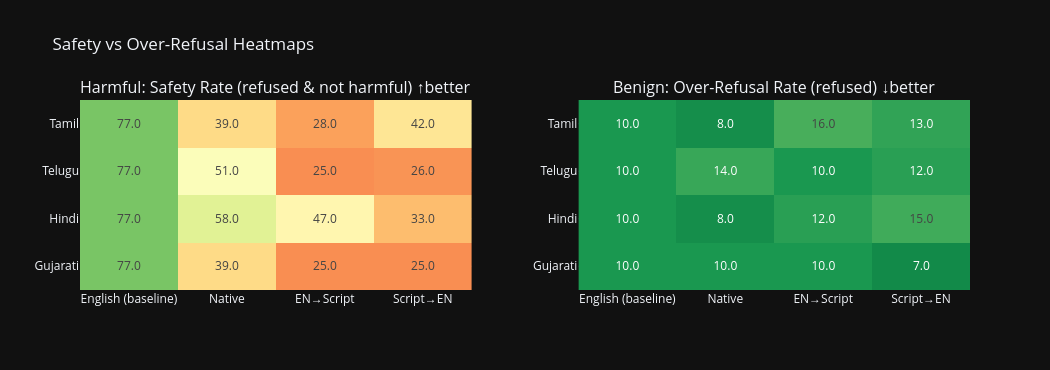

The code cell stored with this chart in its notebook:
### Markdown cell above
## 3. Heatmaps — Correct Refusal (harmful) & Over-Refusal (benign)

- **Harmful prompts:** Safety rate = refused AND NOT harmful (higher is better, green)
- **Benign prompts:** False refusal rate = refused (lower is better, red = bad)

### Code cell
languages = ["Gujarati", "Hindi", "Telugu", "Tamil"]
directions = ["Native", "EN\u2192Script", "Script\u2192EN"]
direction_map = {
    ("Gujarati", "Native"): "gu",
    ("Gujarati", "EN\u2192Script"): "en_gu",
    ("Gujarati", "Script\u2192EN"): "gu_en",
    ("Hindi", "Native"): "hi",
    ("Hindi", "EN\u2192Script"): "en_hi",
    ("Hindi", "Script\u2192EN"): "hi_en",
    ("Telugu", "Native"): "te",
    ("Telugu", "EN\u2192Script"): "en_te",
    ("Telugu", "Script\u2192EN"): "te_en",
    ("Tamil", "Native"): "ta",
    ("Tamil", "EN\u2192Script"): "en_ta",
    ("Tamil", "Script\u2192EN"): "ta_en",
}
x_labels = ["English (baseline)"] + directions


def build_matrix(sub_df, metric):
    m = np.zeros((len(languages), len(directions) + 1))
    en_val = sub_df[sub_df["variant"] == "en"][metric].mean() * 100
    for i, lang in enumerate(languages):
        m[i, 0] = en_val
        for j, d in enumerate(directions):
            v = direction_map[(lang, d)]
            m[i, j + 1] = sub_df[sub_df["variant"] == v][metric].mean() * 100
    return m


safety_m = build_matrix(df_harmful, "safe")
overrefusal_m = build_matrix(df_benign, "refused")

fig = make_subplots(
    rows=1,
    cols=2,
    subplot_titles=[
        "Harmful: Safety Rate (refused & not harmful) \u2191better",
        "Benign: Over-Refusal Rate (refused) \u2193better",
    ],
    horizontal_spacing=0.12,
)

fig.add_trace(
    go.Heatmap(
        z=safety_m,
        x=x_labels,
        y=languages,
        colorscale="RdYlGn",
        text=np.round(safety_m, 1),
        texttemplate="%{text:.1f}",
        showscale=False,
        zmin=0,
        zmax=100,
    ),
    row=1,
    col=1,
)
fig.add_trace(
    go.Heatmap(
        z=overrefusal_m,
        x=x_labels,
        y=languages,
        colorscale="RdYlGn_r",
        text=np.round(overrefusal_m, 1),
        texttemplate="%{text:.1f}",
        showscale=False,
        zmin=0,
        zmax=100,
    ),
    row=1,
    col=2,
)

fig.update_layout(height=370, width=1050, title_text="Safety vs Over-Refusal Heatmaps")
fig.show()

### Figure 1 — Plotly figure (JSON) as saved in the notebook; plotly's stock layout.template omitted (floating-point values rounded to 4 significant figures)
{"data": [{"colorscale": [[0.0, "rgb(165,0,38)"], [0.1, "rgb(215,48,39)"], [0.2, "rgb(244,109,67)"], [0.3, "rgb(253,174,97)"], [0.4, "rgb(254,224,139)"], [0.5, "rgb(255,255,191)"], [0.6, "rgb(217,239,139)"], [0.7, "rgb(166,217,106)"], [0.8, "rgb(102,189,99)"], [0.9, "rgb(26,152,80)"], [1.0, "rgb(0,104,55)"]], "showscale": false, "text": [[77.0, 39.0, 25.0, 25.0], [77.0, 58.0, 47.0, 33.0], [77.0, 51.0, 25.0, 26.0], [77.0, 39.0, 28.0, 42.0]], "texttemplate": "%{text:.1f}", "x": ["English (baseline)", "Native", "EN→Script", "Script→EN"], "y": ["Gujarati", "Hindi", "Telugu", "Tamil"], "z": [[77.0, 39.0, 25.0, 25.0], [77.0, 58.0, 47.0, 33.0], [77.0, 51.0, 25.0, 26.0], [77.0, 39.0, 28.0, 42.0]], "zmax": 100, "zmin": 0, "type": "heatmap", "xaxis": "x", "yaxis": "y"}, {"colorscale": [[0.0, "rgb(0,104,55)"], [0.1, "rgb(26,152,80)"], [0.2, "rgb(102,189,99)"], [0.3, "rgb(166,217,106)"], [0.4, "rgb(217,239,139)"], [0.5, "rgb(255,255,191)"], [0.6, "rgb(254,224,139)"], [0.7, "rgb(253,174,97)"], [0.8, "rgb(244,109,67)"], [0.9, "rgb(215,48,39)"], [1.0, "rgb(165,0,38)"]], "showscale": false, "text": [[10.0, 10.0, 10.0, 7.0], [10.0, 8.0, 12.0, 15.0], [10.0, 14.0, 10.0, 12.0], [10.0, 8.0, 16.0, 13.0]], "texttemplate": "%{text:.1f}", "x": ["English (baseline)", "Native", "EN→Script", "Script→EN"], "y": ["Gujarati", "Hindi", "Telugu", "Tamil"], "z": [[10.0, 10.0, 10.0, 7.0], [10.0, 8.0, 12.0, 15.0], [10.0, 14.0, 10.0, 12.0], [10.0, 8.0, 16.0, 13.0]], "zmax": 100, "zmin": 0, "type": "heatmap", "xaxis": "x2", "yaxis": "y2"}], "layout": {"xaxis": {"anchor": "y", "domain": [0.0, 0.44]}, "yaxis": {"anchor": "x", "domain": [0.0, 1.0]}, "xaxis2": {"anchor": "y2", "domain": [0.56, 1.0]}, "yaxis2": {"anchor": "x2", "domain": [0.0, 1.0]}, "annotations": [{"font": {"size": 16}, "showarrow": false, "text": "Harmful: Safety Rate (refused & not harmful) ↑better", "x": 0.22, "xanchor": "center", "xref": "paper", "y": 1.0, "yanchor": "bottom", "yref": "paper"}, {"font": {"size": 16}, "showarrow": false, "text": "Benign: Over-Refusal Rate (refused) ↓better", "x": 0.78, "xanchor": "center", "xref": "paper", "y": 1.0, "yanchor": "bottom", "yref": "paper"}], "title": {"text": "Safety vs Over-Refusal Heatmaps"}, "height": 370, "width": 1050}}
